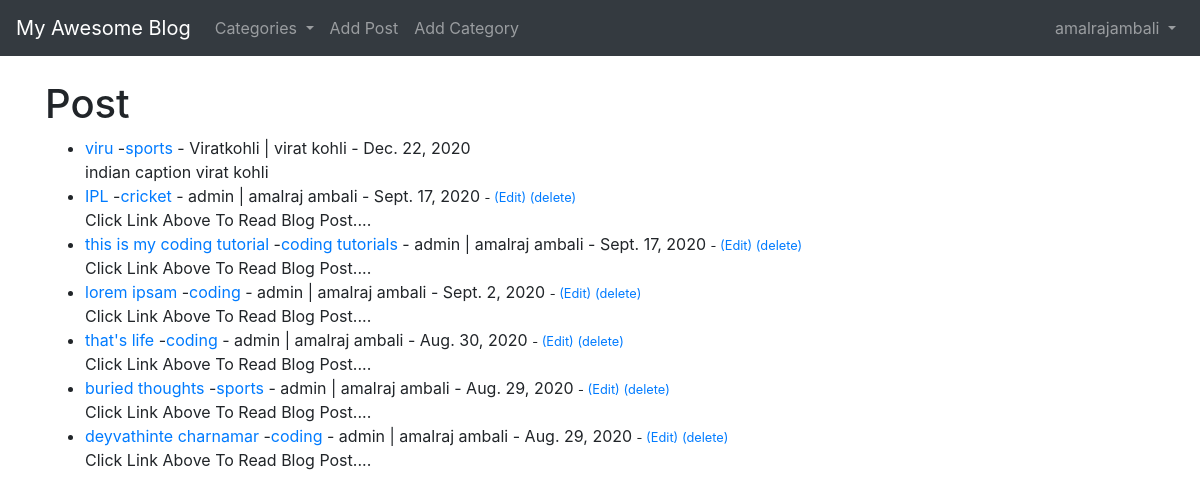
The app's page / (signed in) with its own data.
### theblog/models.py (models this page shows, shortened)
class Post(models.Model):
    title = models.CharField(max_length=255)
    header_image = models.ImageField(null=True, blank=True, upload_to="images/")
    title_tag = models.CharField(max_length=255)
    author = models.ForeignKey(User,on_delete=models.CASCADE)  # user account delete cheythal athil ulla blogs okke delete avum
    body = RichTextField(blank=True, null=True)
    post_date = models.DateField(auto_now_add=True)
    category = models.CharField(max_length=255, default='coding')
    snippet = models.CharField(max_length=255)
    likes = models.ManyToManyField(User, related_name='blog_posts')

### theblog/views.py (the view)
# urls.py: path('', HomeView.as_view(), name='home'),
class HomeView(ListView):  # home pagil list ayitt blog kanikan
    model = Post
    template_name = 'home.html'
    ordering = ['-post_date']
    def get_context_data(self, *args, **kwargs):
        cat_menu = Category.objects.all()
        context = super(HomeView, self).get_context_data(*args, **kwargs)
        context["cat_menu"] = cat_menu
        return context

### theblog/models.py (called while the page is built)
    def __str__(self):
        return self.name

### theblog/templates/home.html (shortened to what this page needs)
<!DOCTYPE html>
{% extends 'base.html' %}
{% block content %}
<h1>Post</h1>
<ul>
{% for post in object_list %}
    <li>
        <a href="{%url 'article-detail' pk=post.pk %}"> {{ post.title }} </a>
        -<a href="{%url 'category'  post.category|slugify %}">{{ post.category }}</a>
          - {{ post.author }} |
        {{ post.author.first_name }}
        {{ post.author.last_name }}
          - {{post.post_date}}
        {% if user.is_authenticated %}
            {% if user.id == post.author.id %}
                <small>
                    - <a href="{%url 'update_post' pk=post.pk %}">(Edit)</a>
                      <a href="{%url 'delete_post' pk=post.pk %}">(delete)</a>
                </small>
             {% endif %}
        {% endif %}
        <br>
        {{ post.snippet }}
    </li>
{% endfor %}
</ul>
{% endblock %}

### theblog/templates/base.html (shortened to what this page needs)
<!doctype html>
<html lang="en">
  <head>
<link rel="stylesheet" href="https://stackpath.bootstrapcdn.com/bootstrap/4.5.2/css/bootstrap.min.css">
  </head>
  <body>
  <nav class="navbar navbar-expand-lg navbar-dark bg-dark">
  <a class="navbar-brand" href="{%url 'home'%}">My Awesome Blog</a>
  <div class="collapse navbar-collapse" id="navbarSupportedContent">
    <ul class="navbar-nav mr-auto">
        {% if cat_menu %}
            <li class="nav-item dropdown">
            <a class="nav-link dropdown-toggle" href="#" id="navbarDropdown" role="button" data-toggle="dropdown" aria-haspopup="true" aria-expanded="false">
              Categories
            </a>
          </li>
        {% else %}
             <li class="nav-item">
                <a class="nav-link" href="{% url 'category-list' %}">Categories</a>
              </li>
        {% endif %}
      {% if user.is_authenticated %}
          <li class="nav-item">
            <a class="nav-link" href="{%url 'add_post' %}">Add Post</a>
          </li>
         <li class="nav-item">
            <a class="nav-link" href="{%url 'add_category' %}">Add Category</a>
          </li>
      {% endif %}
    </ul>
      {% if user.is_authenticated %}
        <ul class="navbar-nav ml-auto">
              <li class="nav-item dropdown">
                    <a class="nav-link dropdown-toggle" href="#" role="button" data-toggle="dropdown" aria-haspopup="true" aria-expanded="false">
                      {{ user.first_name}}{{ user.last_name}}
                    </a>
                  </li>
        </ul>
      {% endif %}
  </div>
</nav>
  <br>
  <div class="container">
  {% block content %}
  {% endblock %}
  </div>
  </body>
</html>

### records on screen
Post: title "viru", category "sports", author "Viratkohli", author.first_name "virat", author.last_name "kohli", post_date "Dec. 22, 2020", snippet "indian caption virat kohli"
Post: title "IPL", category "cricket", author "admin", author.first_name "amalraj", author.last_name "ambali", post_date "Sept. 17, 2020", shows "(Edit)", snippet "Click Link Above To Read Blog Post...."
Post: title "this is my coding tutorial", category "coding tutorials", author "admin", author.first_name "amalraj", author.last_name "ambali", post_date "Sept. 17, 2020", shows "(Edit)", snippet "Click Link Above To Read Blog Post...."
Post: title "lorem ipsam", category "coding", author "admin", author.first_name "amalraj", author.last_name "ambali", post_date "Sept. 2, 2020", shows "(Edit)", snippet "Click Link Above To Read Blog Post...."
Post: title "that's life", category "coding", author "admin", author.first_name "amalraj", author.last_name "ambali", post_date "Aug. 30, 2020", shows "(Edit)", snippet "Click Link Above To Read Blog Post...."
Post: title "buried thoughts", category "sports", author "admin", author.first_name "amalraj", author.last_name "ambali", post_date "Aug. 29, 2020", shows "(Edit)", snippet "Click Link Above To Read Blog Post...."
Post: title "deyvathinte charnamar", category "coding", author "admin", author.first_name "amalraj", author.last_name "ambali", post_date "Aug. 29, 2020", shows "(Edit)", snippet "Click Link Above To Read Blog Post...."

### other values on screen
{{ user.first_name }} "amalraj"
{{ user.last_name }} "ambali"
